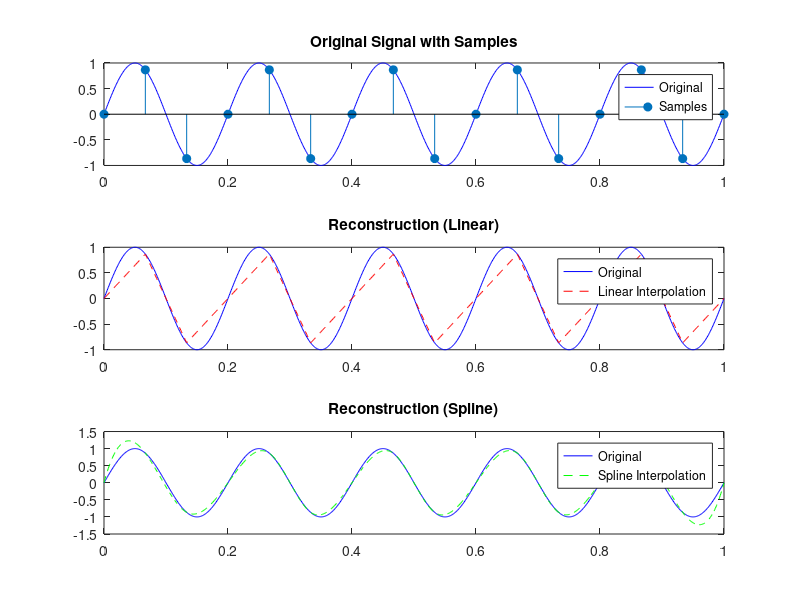

This figure's MATLAB source:
clc; clear; close all;

t = 0:0.001:1;
f = 5;
x = sin(2*pi*f*t);

fs = 15;                 
ts = 0:1/fs:1;
xs = sin(2*pi*f*ts);

xr_linear = interp1(ts, xs, t, 'linear');   % linear interpolation
xr_spline = interp1(ts, xs, t, 'spline');   % smoother interpolation

figure;

% Original + sampled
subplot(3,1,1);
plot(t, x, 'b'); hold on;
stem(ts, xs, 'filled');
title('Original Signal with Samples');
legend('Original','Samples');

% Linear reconstruction
subplot(3,1,2);
plot(t, x, 'b'); hold on;
plot(t, xr_linear, 'r--');
title('Reconstruction (Linear)');
legend('Original','Linear Interpolation');

% Spline reconstruction
subplot(3,1,3);
plot(t, x, 'b'); hold on;
plot(t, xr_spline, 'g--');
title('Reconstruction (Spline)');
legend('Original','Spline Interpolation');
